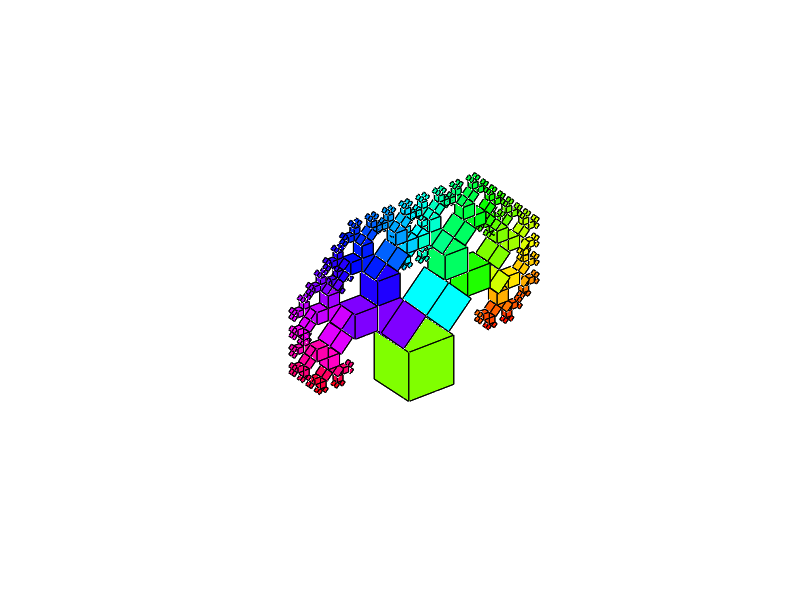

MATLAB code for this plot:
function pytree3d
% 3d Pythagoras tree.
% Vertex and face of cube
x=[-1 1 1 -1];
y=[-1 -1 1 1];

vert=[1 1 1
    1 1 -1
    1 -1 1
    1 -1 -1
    -1 1 1
    -1 1 -1
    -1 -1 1
    -1 -1 -1];
face=[1 4 3 2
    1 2 6 5
    5 8 4 1
    2 3 7 6
    3 4 8 7
    6 7 8 5];

level=8; %level of recursion

tree(x,y,face,0,level);
view(3)
axis equal off
set(gcf,'color',[1 1 1]);
return

function tree(x,y,face,theta,n)

if n>0
    [xx,yy]=trans2d(x,y,0,0,pi/4);
    tree(xx*0.707-1,yy*0.707+2,face,theta+pi/4,n-1);
    
    [xx,yy]=trans2d(x,y,0,0,-pi/4);
    tree(xx*0.707+1,yy*0.707+2,face,theta+pi/4,n-1);
    
    phi=mod(atan2(y(1),x(1))+pi,pi)/pi;
    colors=hsv2rgb([phi 1 1]);
    len=sqrt((x(2)-x(1))^2+(y(2)-y(1))^2);
    
    vert=[x' zeros(4,1)-len/2 y';x' len*ones(4,1)-len/2 y'];
    
    patch('faces',face,'vertices',vert,'facecolor',colors);
end

return

function [xx,yy]=trans2d(x,y,tx,ty,phi)
[theta,rad]=cart2pol(x,y);
xx=rad.*cos(theta+phi)+tx;
yy=rad.*sin(theta+phi)+ty;
return